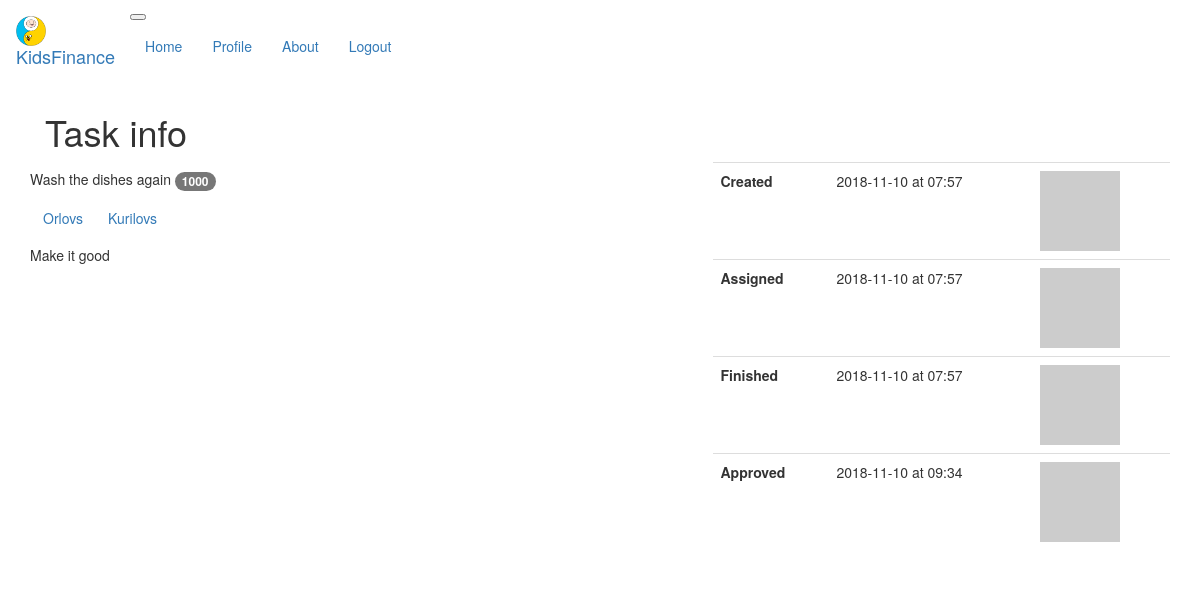
The app's page /task_info/7 (signed in) with its own data.
### app/models.py (models this page shows, shortened)
class Task(db.Model):
    id = db.Column(db.Integer, primary_key=True)
    taskname = db.Column(db.String(35))
    body = db.Column(db.String(140))
    timestamp = db.Column(db.DateTime, index=True, default=datetime.utcnow)
    user_id = db.Column(db.Integer, db.ForeignKey('user.id'))
    gold = db.Column(db.Integer)
    team = db.Column(db.Integer, default=1)
    groups = db.relationship(
        'Group', secondary=tasks_to_groups,
        backref='tasks')
    tracking = db.relationship('TaskTrack', uselist=False, backref='task')

class Group(db.Model):
    id = db.Column(db.Integer, primary_key=True)
    groupname = db.Column(db.String(20), unique=True)
    description = db.Column(db.String(140))
    owner_id = db.Column(db.Integer, db.ForeignKey('user.id'))

class TaskTrack(db.Model):
    id = db.Column(db.Integer, primary_key=True)
    task_id = db.Column(db.Integer, db.ForeignKey('task.id'))
    created = db.Column(db.DateTime, index=True, default=datetime.utcnow)
    accepted = db.Column(db.DateTime)
    done = db.Column(db.DateTime)
    approved = db.Column(db.DateTime)

### app/routes.py (the view)
@app.route('/task_info/<task_id>')
@login_required
def task_info(task_id):
    task = Task.query.filter_by(id=task_id).first()
    return render_template('task_info.html', title='Task Info', task=task)

### app/models.py (called while the page is built)
@login.user_loader
def load_user(id):
    return User.query.get(int(id))

    def avatar(self, size):
        digest = md5(self.email.lower().encode('utf-8')).hexdigest()
        return 'https://www.gravatar.com/avatar/{}?d=identicon&s={}'.format(
            digest, size)

### app/routes.py (called while the page is built)
@app.before_request
def before_request():
    if current_user.is_authenticated:
        current_user.last_seen = datetime.utcnow()
        db.session.commit()

### app/templates/task_info.html (shortened to what this page needs)
{% extends 'base.html' %}
{% block page_content %}
<div class="container">
  <h1>Task info</h1>
</div>
<div class="row justify-content-around">
  <div class="col-md-7">
    <div class="card ">
      <div class="card-header">
        <h5 nowrap >{{ task.taskname }}
          <span class="badge badge-warning badge-pill">{{ task.gold }}
          </span>
        </h5>
      </div>
      <div class="card-body">
        <h6 class="card-title">
          <div class="btn-toolbar" role="toolbar" aria-label="Toolbar with button groups">
          <div class="btn-group mr-2" role="group" aria-label="First group">
            {% for group in task.groups %}
            <a href="{{ url_for('group', groupname=group.groupname) }}" class="btn btn-secondary">
              {{ group.groupname }}
            </a>
            {% endfor %}
          </div>
        </h6>
        <p class="card-text">
          {% if task.body %}
          {{ task.body }}
          {% else %}
          There is no description for this task
          {% endif %}
        </p>
      </div>
    </div>
  </div>
<div class="col-md-5">
<table class="table border rounded">
    <tr>
      <th scope="row">Created</th>
      <td>{{ task.tracking.created.strftime('%Y-%m-%d at %H:%M') }}</td>
      <td>
        <a href="{{ url_for('user', username=task.author.username) }}">
          <img src="{{ task.author.avatar(36) }}">
        </a>
      </td>
    </tr>
    <tr>
      <th scope="row">Assigned</th>
      {% if task.tracking.accepted %}
      <td>{{ task.tracking.accepted.strftime('%Y-%m-%d at %H:%M') }}</td>
      <td>
        <a href="{{ url_for('user', username=task.holders[0].username) }}">
          <img src="{{ task.holders[0].avatar(36) }}">
        </a>
      </td>
      {% else %}
        <td>task not accepted yet</td>
        <td></td>
      {% endif %}
    </tr>
    <tr>
      <th scope="row">Finished</th>
      {% if task.tracking.done %}
      <td>{{ task.tracking.done.strftime('%Y-%m-%d at %H:%M') }}</td>
      <td>
        <a href="{{ url_for('user', username=task.holders[0].username) }}">
          <img src="{{ task.holders[0].avatar(36) }}">
        </a>
      </td>
      {% else %}
        <td>task not finished yet</td>
        <td></td>
      {% endif %}
    </tr>
    <tr>
      <th scope="row">Approved</th>
      {% if task.tracking.approved %}
      <td>{{ task.tracking.approved.strftime('%Y-%m-%d at %H:%M') }}</td>
      <td>
        <a href="{{ url_for('user', username=task.holders[0].username) }}">
          <img src="{{ task.author.avatar(36) }}">
        </a>
      </td>
      {% else %}
        <td>task not approved yet</td>
        <td></td>
      {% endif %}
    </tr>
</div>
</div>
</div>
{% endblock %}

### app/templates/base.html (shortened to what this page needs)
{% extends 'bootstrap/base.html' %}
{% import 'bootstrap/wtf.html' as wtf %}
{% block navbar %}
  <nav class="navbar  navbar navbar-dark bg-dark navbar-expand-lg">
  <a class="navbar-brand" href="{{ url_for('index') }}">
    <img src="/static/img/finn_jake.png" width="30" height="30" class="d-inline-block align-top" alt="">
    KidsFinance
  </a>
  <button class="navbar-toggler" data-toggle="collapse" data-target="#navbarCollapse">
  </button>
  <div class="collapse navbar-collapse" id="navbarCollapse">
    <ul class="nav navbar-nav ml-auto">
      <li class="navbar-item active"><a href="{{ url_for('index') }}" class="nav-link">Home</a></li>
      {% if current_user.is_anonymous %}
      <li class="navbar-item"><a href="{{ url_for('login') }}" class="nav-link">Login</a></li>
      {% else %}
      <li class="navbar-item"><a href="{{ url_for('user', username=current_user.username) }}" class="nav-link">Profile</a></li>
      <li class="navbar-item"><a href="https://www.dbdesigner.net/designer/schema/203812" class="nav-link">About</a></li>
      <li class="navbar-item"><a href="{{ url_for('logout') }}" class="nav-link">Logout</a></li>
      {% endif %}
    </ul>
  </div>
  </nav>
{% endblock %}
{% block content %}
    <div class="container">
      {% block page_content %}{% endblock %}
{% endblock %}

### records on screen
Task: taskname "Wash the dishes again", gold "1000", body "Make it good"
Group: groupname "Orlovs"
Group: groupname "Kurilovs"
TaskTrack: tracking.created "2018-11-10 at 07:57", tracking.accepted "2018-11-10 at 07:57", tracking.done "2018-11-10 at 07:57", tracking.approved "2018-11-10 at 09:34"
